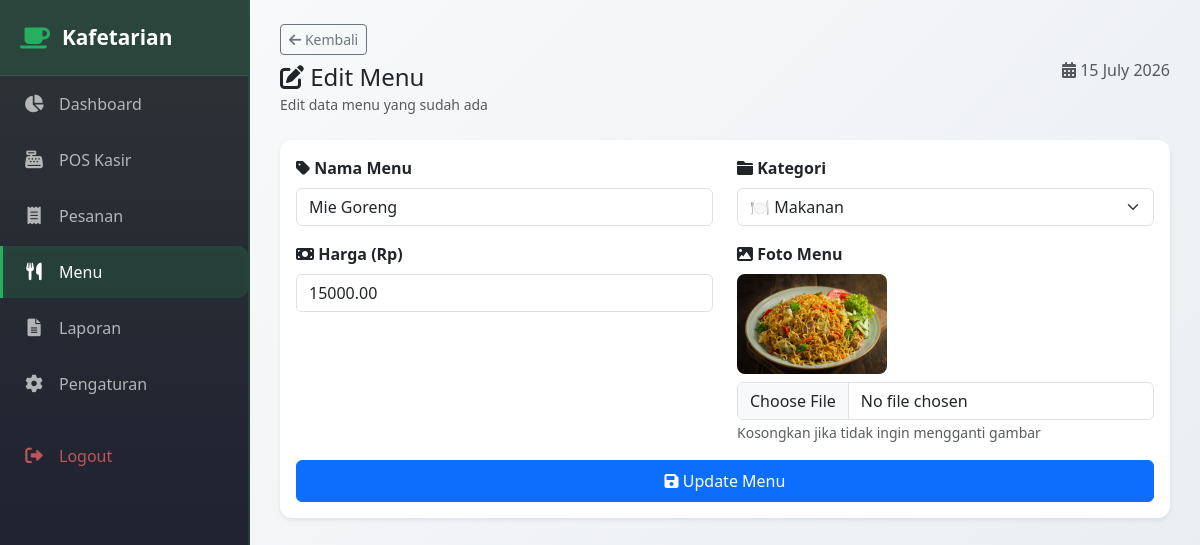
Screenshot of /admin/edit_menu.php?id=2 (signed in) with the database file from the repository.
### tables this page shows
CREATE TABLE `menu` (
  `id` int(11) NOT NULL,
  `nama` varchar(100) NOT NULL,
  `kategori` enum('makanan','minuman') NOT NULL,
  `harga` decimal(10,2) NOT NULL,
  `thumbnail` varchar(255) DEFAULT NULL,
  `created_at` timestamp NOT NULL DEFAULT current_timestamp()
);

### admin/edit_menu.php (the view, shortened to what this page needs)
<?php
require_once '../config/database.php';
$id = $_GET['id'] ?? 0;
$stmt = $pdo->prepare("SELECT * FROM menu WHERE id = ?");
$stmt->execute([$id]);
$menu = $stmt->fetch(PDO::FETCH_ASSOC);
?>
<!DOCTYPE html>
<html lang="id">
<head>
    <link href="https://cdn.jsdelivr.net/npm/bootstrap@5.3.0/dist/css/bootstrap.min.css" rel="stylesheet">
    <link rel="stylesheet" href="https://cdnjs.cloudflare.com/ajax/libs/font-awesome/6.0.0/css/all.min.css">
</head>
<body>
    <?php include 'sidebar.php'; ?>
    <div class="main-wrapper">
        <div class="d-flex justify-content-between align-items-center mb-4">
            <div>
                <a href="tambah_menu.php" class="btn btn-outline-secondary btn-sm mb-2"><i class="fas fa-arrow-left"></i> Kembali</a>
                <h4 class="mb-0"><i class="fas fa-edit"></i> Edit Menu</h4>
                <small class="text-muted">Edit data menu yang sudah ada</small>
            </div>
            <div><span class="text-muted"><i class="fas fa-calendar-alt"></i> <?php echo date('d F Y'); ?></span></div>
        </div>
        <div class="card form-card shadow-sm">
            <div class="card-body">
                <form method="POST" enctype="multipart/form-data">
                    <div class="row">
                        <div class="col-md-6">
                            <div class="mb-3">
                                <label for="nama" class="form-label fw-semibold"><i class="fas fa-tag"></i> Nama Menu</label>
                                <input type="text" class="form-control" id="nama" name="nama" value="<?php echo htmlspecialchars($menu['nama']); ?>" required>
                            </div>
                        </div>
                        <div class="col-md-6">
                            <div class="mb-3">
                                <label for="kategori" class="form-label fw-semibold"><i class="fas fa-folder"></i> Kategori</label>
                                <select class="form-select" id="kategori" name="kategori" required>
                                    <option value="makanan" <?php echo $menu['kategori'] == 'makanan' ? 'selected' : ''; ?>>🍽️ Makanan</option>
                                </select>
                            </div>
                        </div>
                    </div>
                    <div class="row">
                        <div class="col-md-6">
                            <div class="mb-3">
                                <label for="harga" class="form-label fw-semibold"><i class="fas fa-money-bill"></i> Harga (Rp)</label>
                                <input type="number" class="form-control" id="harga" name="harga" value="<?php echo $menu['harga']; ?>" required min="0">
                            </div>
                        </div>
                        <div class="col-md-6">
                            <div class="mb-3">
                                <label class="form-label fw-semibold"><i class="fas fa-image"></i> Foto Menu</label>
                                <?php if ($menu['thumbnail']): ?>
                                    <div class="mb-2"><img src="../assets/images/<?php echo $menu['thumbnail']; ?>" alt="Current" style="max-height: 100px; border-radius: 8px;"></div>
                                <?php endif; ?>
                                <input type="file" class="form-control" id="thumbnail" name="thumbnail" accept="image/*">
                                <small class="text-muted">Kosongkan jika tidak ingin mengganti gambar</small>
                            </div>
                        </div>
                    </div>
                    <button type="submit" class="btn btn-primary w-100 py-2"><i class="fas fa-save"></i> Update Menu</button>
                </form>
            </div>
        </div>
    </div>
</body>
</html>

### admin/edit_menu.php (style rules this page uses)
* { margin: 0; padding: 0; box-sizing: border-box; }
body { background: #f0f2f5; min-height: 100vh; }
.main-wrapper { margin-left: 250px; padding: 20px; min-height: 100vh; }
.form-card { border: none; border-radius: 12px; box-shadow: 0 2px 10px rgba(0,0,0,0.08); }

### rows the page displays
menu: nama "Mie Goreng", kategori "🍽️ Makanan", harga "15000.00", thumbnail (picture)

### other values shown
$namaToko "Kafetarian"
